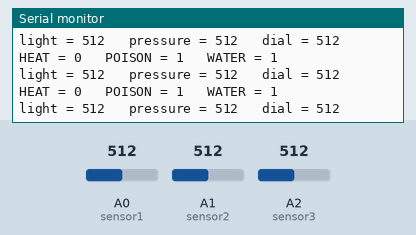
Simulated run of this sketch. Board: Arduino Nano, built with avr-gcc and run on an emulated ATmega328P. Parts: the last lines printed to the serial monitor. The test bench sets the inputs (shaded band); at power-on: A0 (sensor1) = 512, A1 (sensor2) = 512, A2 (sensor3) = 512.

Above: at 1.2 s.
1.3 s: A0 (sensor1) set to 490
At 1.77 s:
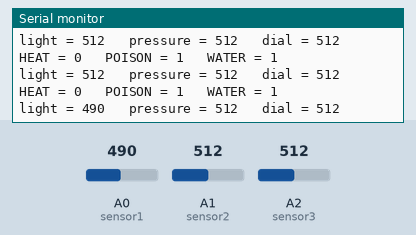
2.8 s: A1 (sensor2) set to 490
At 3.03 s:
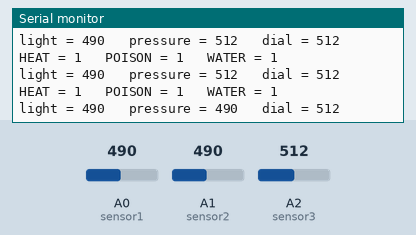
4.3 s: A2 (sensor3) set to 490
At 4.6 s:
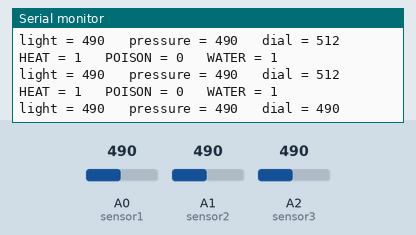
5.8 s: A0 (sensor1) set to 508
At 5.86 s:
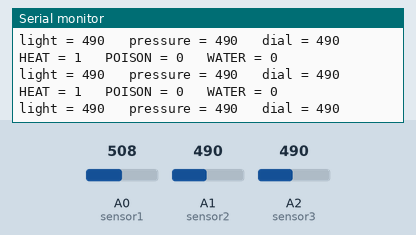
8.8 s: A1 (sensor2) set to 510
At 8.97 s:
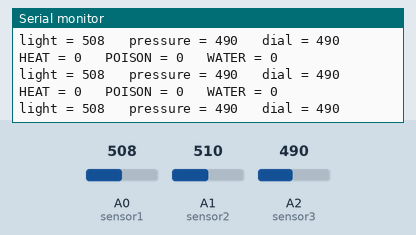
10.3 s: A2 (sensor3) set to 510
At 10.52 s:
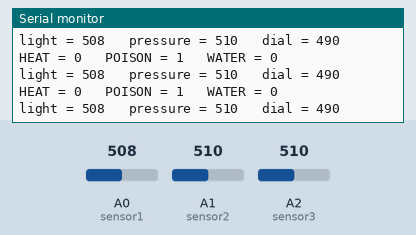
Timing chart, 0 to 12.8 s (numbered marks = the images above; inputs shaded):
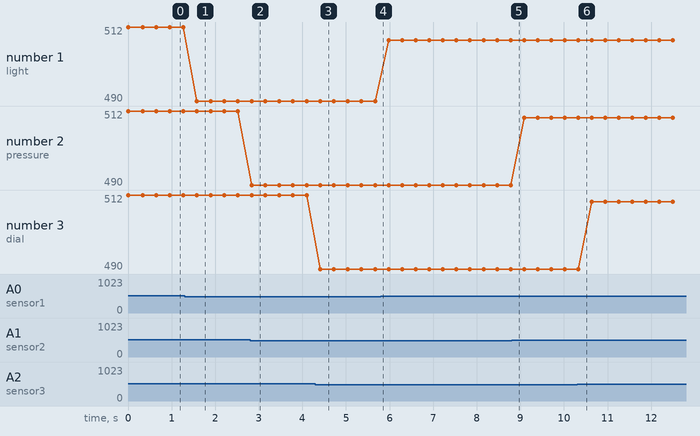

Measured:
- after the input at 1.3 s, the serial monitor: prints a new line after 0.28 s (image 1)
- after the input at 2.8 s, the serial monitor: prints a new line at once (image 2)
- after the input at 4.3 s, the serial monitor: prints a new line after 0.11 s (image 3)
- plotted number 1: 512 → 490 after the input at 1.3 s, 490 → 508 after the input at 5.8 s
- plotted number 2: 490 → 510 after the input at 8.8 s

The sketch:

Control_Panel_New_A_NO_LIGHTS.ino
```cpp
/*
  Code Development Team
  DIGF 2005 - Atelier II
  Professor Nick Puckett
  Tuesday January 23, 2018

  CONTROL PANEL & CENTRAL BRAIN CODE
  This code allows the control panel Arduino to read and check input values,
  display corresponding images on the Central Brain, and send appropriate
  information to each connected Arduino Nano using Software Serial.

  *** Note: Does not display images on Central Brain OLED yet. Waiting on code.
  *** Note: Does not have functions related to RGB LED yet.

  THE CIRCUIT
    RX is digital pin 8 (connect to TX of other device)
    TX is digital pin 9 (connect to RX of other device)

  REFERENCES:
  https://www.arduino.cc/en/Tutorial/SoftwareSerialExample
  https://www.arduino.cc/reference/en/language/variables/data-types/bool/
  http://forum.arduino.cc/index.php?topic=42603.0
*/

// include necessary libraries
#include <SoftwareSerial.h>

SoftwareSerial mySerial(8, 9); // RX, TX

const int sensor1 = A0;    // select input pin A0 for photoresistor
const int sensor2 = A1;    // select input pin A1 for pressure sensor
const int sensor3 = A2;    // select input pin A2 for potentiometer

int sensorVal1 = 0;        // value read from the photoresistor
int sensorVal2 = 0;        // value read from the pressure sensor
int sensorVal3 = 0;        // value read from the potentiometer

int outputValue = 0;       // value output to the PWM (analog out)

bool heat;                 // set global variable of boolean for heat
bool poison;               // set global variable of boolean for poison
bool water;                // set global variable of boolean for water

byte i = 0;                // set global variable of byte for i

void setup() {
  Serial.begin(9600);      // initialize serial communications at 9600 bps
  mySerial.begin(4800);    // initialize software serial communications at 4800 bps
}

void loop() {
  // Call function to read sensor values of each input
  // Check range of values for each sensor and send message accordingly
  readInputs();
  checkLight();
  checkPressure();
  checkDial();
}

void readInputs() {
  // read each input sensor
  sensorVal1 = analogRead(sensor1);
  sensorVal2 = analogRead(sensor2);
  sensorVal3 = analogRead(sensor3);

  // print the results to the serial monitor:
  Serial.print("light = ");
  Serial.print(sensorVal1);
  Serial.print("\t pressure = ");
  Serial.print(sensorVal2);
  Serial.print("\t dial = ");
  Serial.println(sensorVal3);

  // wait 300 milliseconds before the next loop
  delay(300);
}


//// CHECKING FUNCTIONS TO DECIDE IF INPUTS ARE TRUE OR FALSE

void checkLight() {
  if (sensorVal1 < 500) {       // if value of sensor 1 (photoresistor) > 400
    heat = true;                // heat is true
    msg();                      // send message
  }
  else {                        // else, heat is false
    heat = false;
  }
  Serial.print("HEAT = ");      // print boolean values to serial port
  Serial.print(heat);
}

void checkPressure() {
  if (sensorVal2 > 500) {       // if value of sensor 2 (pressure) > 500
    poison = true;              // poison is true
    msg2();                     // send message 2
  }
  else {                        // else, poison is false
    poison = false;
  }
  Serial.print("\t POISON = "); // print boolean values to serial port
  Serial.print(poison);
}

void checkDial() {
  if (sensorVal3 > 500) {       // if value of sensor 3 (water) > 500
    water = true;               // water is true
    msg3();                     // send message
  }
  else {                        // else, water is false
    water = false;
  }
  Serial.print("\t WATER = ");  // print boolean values to serial port
  Serial.print(water);
  Serial.println("\n");         // skip a line
}


//// MESSAGE FUNCTIONS TO COMMUNICATE WITH SERIAL PORT BETWEEN NANOS

void msg() {
  if (mySerial.available()) {   // if mySerial is available
    i = 1;                      // byte i = 1
  }
  else {                        // else, byte i = 0
    i = 0;
  }
  mySerial.write(i);       // write i value to mySerial
  delay(2);                // delay for 2 ms
}

void msg2() {
  if (mySerial.available()) {   // if mySerial is available
    i = 2;                      // byte i = 2
  }
  else {                        // else, byte i = 0
    i = 0;
  }
  mySerial.write(i);       // write i value to mySerial
  delay(2);                // delay for 2 ms
}

void msg3() {
  if (mySerial.available()) {   // if mySerial is available
    i = 3;                      // byte i = 3
  }
  else {                        // else, byte i = 0
    i = 0;
  }
  mySerial.write(i);       // write i value to mySerial
  delay(2);                // delay for 2 ms
}
```
